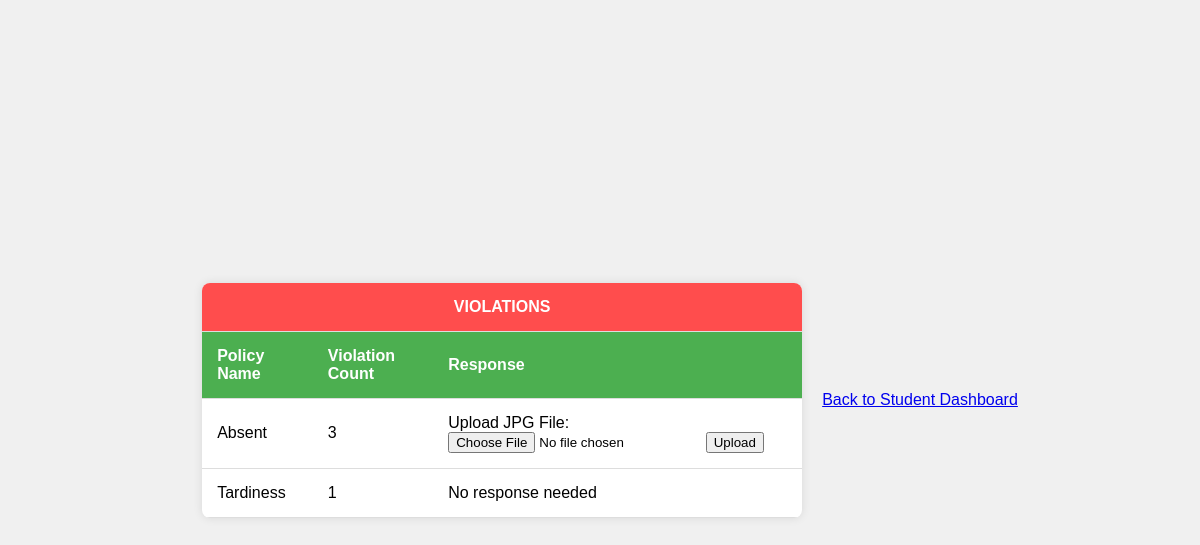
/inputviolationfinal.php (signed in), run on the app's committed database.
### tables this page shows
CREATE TABLE `violations` (
  `violation_id` int(11) NOT NULL,
  `studentid` int(11) DEFAULT NULL,
  `policynum` int(11) DEFAULT NULL,
  `violationcount` int(4) DEFAULT NULL
);

CREATE TABLE `policy` (
  `policynum` int(11) NOT NULL,
  `policyname` varchar(50) NOT NULL,
  `count` int(1) NOT NULL,
  `response` varchar(100) NOT NULL,
  `totalStudent` int(3) NOT NULL DEFAULT 0
);

### inputviolationfinal.php (the view, shortened to what this page needs)
<?php
include('server.php');
$studentID = $_SESSION['studentid'];
$violationsQuery = "SELECT violations.violation_id,violations.violationcount, policy.policyname, policy.policynum FROM violations
                    INNER JOIN policy ON violations.policynum = policy.policynum
                    WHERE studentid = '$studentID'";
$violationsResult = $db->query($violationsQuery);
if ($violationsResult) {
?>
<!DOCTYPE html>
<html lang='en'>
<head>
</head>
<body>
    <table>
        <th colspan="3" style="text-align: center; background-color: #ff4d4d">VIOLATIONS</th>
<?php
    if ($violationsResult->num_rows > 0) {
        echo "<tr>
                <th>Policy Name</th>
                <th>Violation Count</th>
                <th>Response</th>
              </tr>";
        while ($violation = $violationsResult->fetch_assoc()) {
            $maxCountQuery = "SELECT count, response FROM policy WHERE policynum = '" . $violation['policynum'] . "'";
            $maxCountResult = $db->query($maxCountQuery);
            $maxCountRow = $maxCountResult->fetch_assoc();
            $maxCount = $maxCountRow ? $maxCountRow["count"] : 0;
            $typeofresponse = $maxCountRow ? $maxCountRow["response"] : '';
            echo "<tr>";
            echo "<td>" . $violation["policyname"] . "</td>";
            echo "<td>" . $violation["violationcount"] . "</td>";
            if ($violation["violationcount"] >= $maxCount) {
                if($typeofresponse == "Upload JPG File") {
                    echo "<td>";
                    echo '<form action="uploadresponse.php" method="post" enctype="multipart/form-data">';
                    echo '  Upload JPG File: ';
                    echo '  <input type="file" name="jpgfile" required>';
                    echo '  <button type="submit" name="submitjpg">Upload</button>';
                    echo '</form>';
                    echo "</td>";
                }
            } else {
                echo "<td>No response needed</td>";
            }
            echo "</tr>";
        }
    } else {
        echo '<tr><td colspan="3"><p>No violations found for the student.</p></td></tr>';
    }
}
?>
    </table>
    <br><a href='indexstudent.php'>Back to Student Dashboard</a>
</body>
</html>

### inputviolationfinal.php (style rules this page uses)
body { font-family: 'Arial', sans-serif; background-color: #f0f0f0; display: flex; align-items: center; justify-content: center; height: 100vh; margin: 0; }
table { border-collapse: collapse; width: 80%; max-width: 600px; margin: 20px; background-color: #fff; box-shadow: 0 0 10px rgba(0, 0, 0, 0.1); border-radius: 8px; overflow: hidden; }
th, td { padding: 15px; text-align: left; border-bottom: 1px solid #ddd; }
th { background-color: #4CAF50; color: white; }

### data on the page
violations: policynum.policyname "Absent", violationcount "3"
violations: policynum.policyname "Tardiness", violationcount "1", shows "No response needed"
